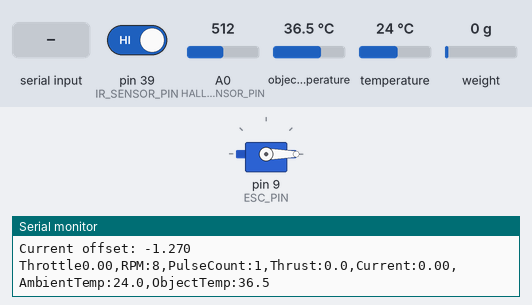
A sketch run on a simulated Arduino Mega 2560, built with avr-gcc and run on an emulated ATmega2560. Parts: servo, the last lines printed to the serial monitor. The inputs (shaded band) are chosen by the test bench; at power-on: pin 39 (IR_SENSOR_PIN) HIGH, A0 (HALL_CURRENT_SENSOR_PIN) = 512, object temperature 36.5 °C, temperature 24 °C, weight on the scale 0 g.

Above: at 8.3 s.
8.4 s: "90,45\n" received over Serial
At 9.7 s:
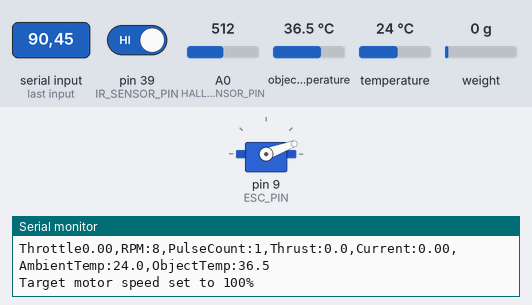
11.9 s: "30,150\n" received over Serial
At 15.1 s:
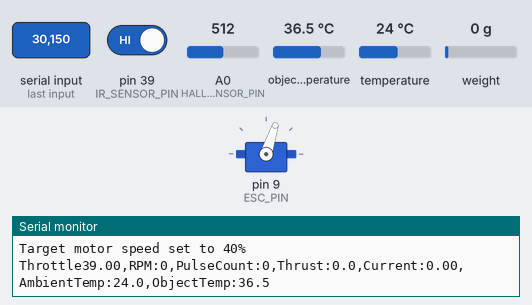
15.4 s: "5\n" received over Serial
At 18.0 s:
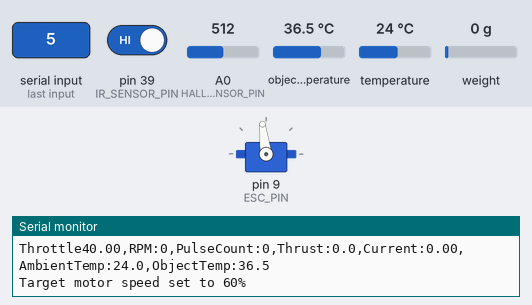
18.9 s: "90\n" received over Serial
At 20.0 s:
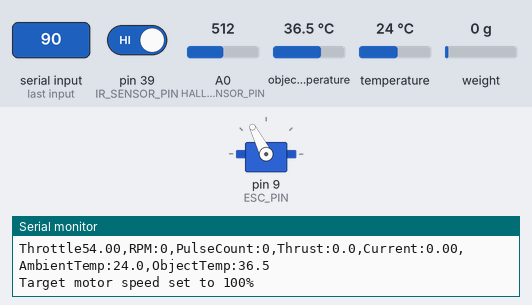
22.4 s: "0\n" received over Serial
25.9 s: "90,45\n" received over Serial
Timing chart, 0 to 33.0 s (numbered marks = the images above; inputs shaded):
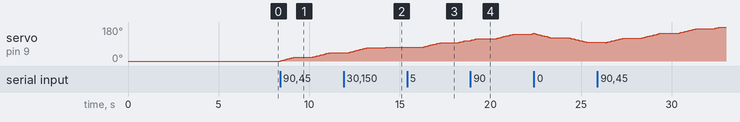

Measured:
- after the input at 8.4 s, servo on pin 9 (ESC_PIN): moves from 0° to 45° over 2.8 s, starting at once
- after the input at 11.9 s, servo on pin 9 (ESC_PIN): goes on until 14.2 s, then stays 72°
- after the input at 15.4 s, servo on pin 9 (ESC_PIN): moves from 72° to 108° over 2.4 s, starting after 0.85 s
- after the input at 18.9 s, servo on pin 9 (ESC_PIN): moves from 108° to 146° over 3.5 s, starting at once

The sketch:

thrustbench.ino
```cpp
#include <Servo.h>
#include "HX711.h"
#include <Arduino.h>
#include <Wire.h>
#include <Adafruit_MLX90614.h>


// Motor control
const int ESC_PIN = 9;  // PWM pin for ESC control
Servo esc;
int currentSpeed = 0;
int targetSpeed = 0;

// Add these constants for motor speed options
const int SPEED_OPTIONS[] = {10, 20, 30, 40, 50, 60, 70, 80, 90, 100};
const int NUM_SPEED_OPTIONS = 10;

// Speed ramping parameters
const int SPEED_INCREMENT = 1;  // Speed increment per step
const unsigned long RAMP_DELAY = 75;  // Delay between speed increments (milliseconds)
unsigned long lastRampTime = 0;

// PWM signal range
const int PWM_MIN = 1050;
const int PWM_MAX = 1950;

// Serial command handling
String inputString = "";
bool stringComplete = false;

// HX711 circuit wiring
const int LOADCELL_DOUT_PIN = 26;
const int LOADCELL_SCK_PIN = 24;

HX711 scale;

// WSC1700 Hall effect current sensor configuration (70A version)
const int HALL_CURRENT_SENSOR_PIN = A0;  // Analog pin A0 for Hall current sensor input
const float VOLTAGE_REFERENCE = 5.0;  // Reference voltage of Arduino Mega
const float SENSITIVITY = 0.025;  // Sensitivity of WCS1700 (25mV/A for 70A version)

float voltageOffset = 0.0;  // Will be set during calibration

// MLXC90214 temperature sensor
Adafruit_MLX90614 mlx = Adafruit_MLX90614();

// IR Proximity Sensor for RPM measurement
const int IR_SENSOR_PIN = 39;  // Make sure this is the correct pin
unsigned long lastRpmTime = 0;
unsigned long pulseCount = 0;
unsigned int rpm = 0;

float currentOffset = 0.0;

void setup() {
  Serial.begin(57600);
  while (!Serial) {
    ; // wait for serial port to connect. Needed for native USB
  }

  // Set up ESC control
  esc.attach(ESC_PIN, PWM_MIN, PWM_MAX);  // Attach ESC with 1100-1900μs range
  esc.writeMicroseconds(PWM_MIN);  // Set to minimum speed
  delay(5000);  // Wait for ESC to initialize

  // Set up load cell
  Serial.println("Initializing the scale");
  scale.begin(LOADCELL_DOUT_PIN, LOADCELL_SCK_PIN);
  Serial.println("Scale begin complete");
  scale.set_scale(-112.756);  // This value is obtained by calibrating the scale with known weights
  Serial.println("Scale factor set");

  scale.tare();               // Reset the scale to 0
  Serial.println("Tare complete");


  // Set up Hall effect current sensor
  pinMode(HALL_CURRENT_SENSOR_PIN, INPUT);

  // Set up MLXC90214 temperature sensor
  if (!mlx.begin()) {
    Serial.println("Error connecting to MLX sensor. Check wiring.");
    while (1);
  }
  Serial.println("MLXC90214 infrared temperature sensor initialized");

  Serial.println("Thrustbench ready");
  Serial.println("Motor control commands:");
  Serial.println("0-9: Set motor speed (10% to 100%)");
  Serial.println("R: Read current motor speed");
  Serial.println("S: Stop motor");

  // Set up IR proximity sensor for RPM measurement
  pinMode(IR_SENSOR_PIN, INPUT_PULLUP);

  Serial.println("IR Sensor Test: Reading sensor state...");

  // Uncomment or add this line
  calibrateSensor();

  // Additional software calibration
  currentOffset = readCurrent();
  Serial.print("Current offset: ");
  Serial.println(currentOffset, 3);
}

void calibrateSensor() {
  Serial.println("Calibrating sensor (ensure no current is flowing)...");
  long sum = 0;
  for (int i = 0; i < 1000; i++) {
    sum += analogRead(HALL_CURRENT_SENSOR_PIN);
    delay(1);
  }
  float avgReading = sum / 1000.0;
  voltageOffset = (avgReading / 1023.0 * VOLTAGE_REFERENCE) - (VOLTAGE_REFERENCE / 2);

  // Adjust for the persistent offset (average of about -1.27A from your readings)
  voltageOffset += 1.27 * SENSITIVITY;

  Serial.print("Voltage offset: ");
  Serial.println(voltageOffset, 3);
}

float readCurrent() {
  long sum = 0;
  for (int i = 0; i < 10; i++) {  // Average 10 readings
    sum += analogRead(HALL_CURRENT_SENSOR_PIN);
    delay(1);
  }
  float avgReading = sum / 10.0;
  float voltage = (avgReading / 1023.0) * VOLTAGE_REFERENCE;
  float current = (voltage - (VOLTAGE_REFERENCE / 2) - voltageOffset) / SENSITIVITY;
  return current;
}

void loop() {
  // Poll the sensor
  static int lastState = LOW;  // Changed from HIGH to LOW
  int currentState = digitalRead(IR_SENSOR_PIN);

  // Changed condition to detect rising edge instead of falling edge
  if (currentState == HIGH && lastState == LOW) {
    pulseCount++;
  }
  lastState = currentState;


  // Calculate and update RPM, thrust, current, and temperature every second
  if (millis() - lastRpmTime >= 1000) {
    // Calculate RPM
    rpm = calculateRPM();

    // Read thrust from load cell
    float thrust = scale.get_units(10);  // Average of 5 readings

    // Read current from Hall effect sensor and apply offset
    float current = readCurrent() - currentOffset;
    if (abs(current) < 0.1) {  // Adjust this threshold as needed
        current = 0;
    }

    // Read temperatures from MLXC90214 sensor
    float ambientTemp = mlx.readAmbientTempC();
    float objectTemp = mlx.readObjectTempC();

    float throttle = calculateThrottle(esc.readMicroseconds());


    Serial.print("Throttle");
    Serial.print(throttle);
    // Print RPM, thrust, current, and temperatures
    Serial.print(",RPM:");
    Serial.print(rpm);
    Serial.print(",PulseCount:");
    Serial.print(pulseCount);
    Serial.print(",Thrust:");
    Serial.print(thrust, 1);  // Remove the "g" unit here
    Serial.print(",Current:");
    Serial.print(current, 2);
    Serial.print(",AmbientTemp:");
    Serial.print(ambientTemp, 1);
    Serial.print(",ObjectTemp:");
    Serial.print(objectTemp, 1);
    Serial.println();  // Add a newline at the end

    // Reset pulse count and update last RPM time
    pulseCount = 0;
    lastRpmTime = millis();
  }

  // Handle serial commands
  if (stringComplete) {
    processCommand(inputString);
    inputString = "";
    stringComplete = false;
  }

  // Gradual speed adjustment (including stopping)
  if (currentSpeed != targetSpeed && millis() - lastRampTime >= RAMP_DELAY) {
    if (currentSpeed > targetSpeed) {
      currentSpeed = max(currentSpeed - SPEED_INCREMENT, targetSpeed);
    } else {
      currentSpeed = min(currentSpeed + SPEED_INCREMENT, targetSpeed);
    }
    setMotorSpeed(currentSpeed);
    lastRampTime = millis();

    // Print a message when the motor has fully stopped
    if (currentSpeed == 0 && targetSpeed == 0) {
      Serial.println("Motor stopped");
    }
  }
}

float calculateThrottle(int pwmValue) {
  float throttle = map(pwmValue, PWM_MIN, PWM_MAX, 0, 100);
  return throttle;
}

unsigned int calculateRPM() {
  unsigned long currentTime = millis();
  unsigned long elapsedTime = currentTime - lastRpmTime;

  // Calculate RPM based on pulse count and elapsed time
  // This assumes one pulse per revolution - adjust if needed
  unsigned int calculatedRPM = (pulseCount * 60000UL) / elapsedTime;

  return calculatedRPM;
}

void processCommand(String command) {
  command.trim();
  if (command.length() > 0) {
    char cmd = command.charAt(0);
    if (cmd >= '0' && cmd <= '9') {
      int index = cmd - '0';
      if (index < NUM_SPEED_OPTIONS) {
        targetSpeed = SPEED_OPTIONS[index];
        Serial.print("Target motor speed set to ");
        Serial.print(targetSpeed);
        Serial.println("%");
      }
    } else if (cmd == 'R' || cmd == 'r') {
      Serial.print("Current motor speed: ");
      Serial.print(currentSpeed);
      Serial.println("%");
    } else if (cmd == 'S' || cmd == 's') {
      stopMotor();
    } else {
      Serial.println("Invalid command. Use 0-9 to set speed, R to read current speed, or S to stop motor.");
    }
  }
}

void stopMotor() {
  targetSpeed = 0;
  // We don't set currentSpeed to 0 immediately, to allow for gradual deceleration
  Serial.println("Stopping motor gradually");
}

void setMotorSpeed(int speed) {
  speed = constrain(speed, 0, 100);  // Ensure speed is between 0 and 100
  int pwmValue = map(speed, 0, 100, PWM_MIN, PWM_MAX);  // Map 0-100% to 1100-1900μs
  esc.writeMicroseconds(pwmValue);
}

void serialEvent() {
  while (Serial.available()) {
    char inChar = (char)Serial.read();
    inputString += inChar;
    if (inChar == '\n') {
      stringComplete = true;
    }
  }
}
```
